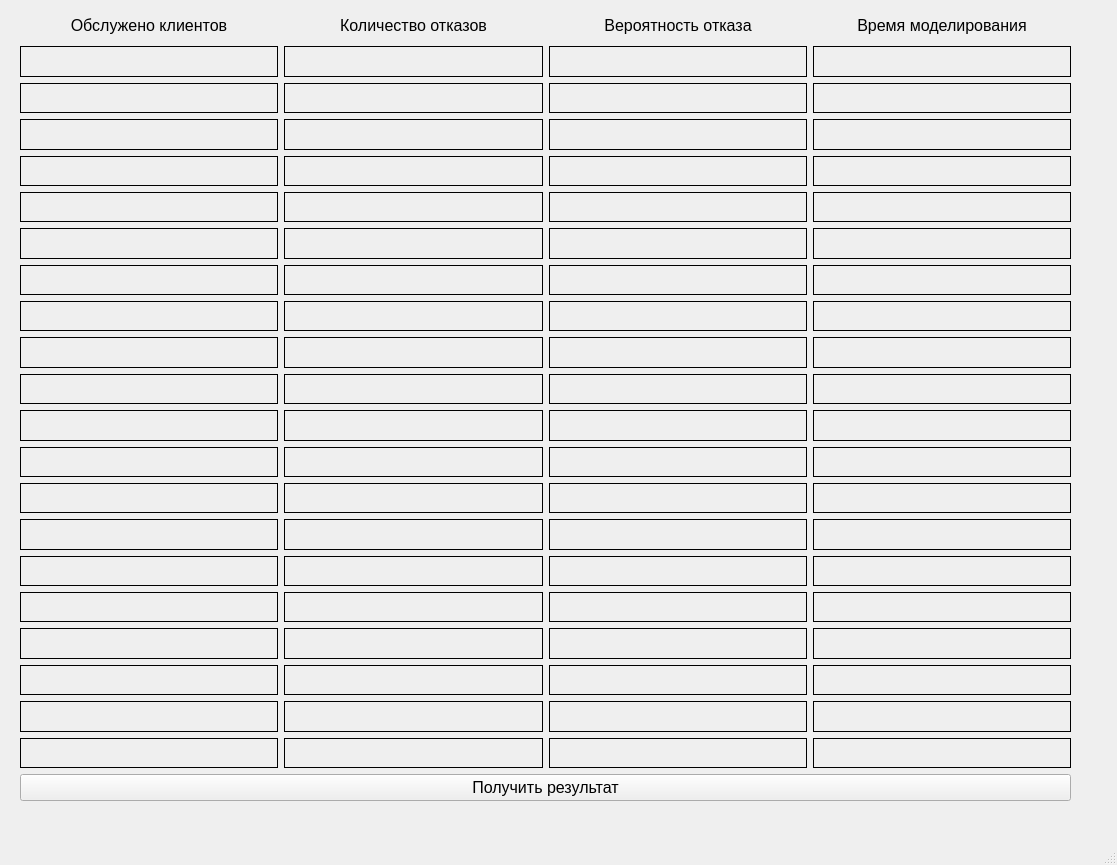
<?xml version="1.0" encoding="UTF-8"?>
<ui version="4.0">
 <class>MainWindow</class>
 <widget class="QMainWindow" name="MainWindow">
  <property name="geometry">
   <rect>
    <x>0</x>
    <y>0</y>
    <width>1117</width>
    <height>865</height>
   </rect>
  </property>
  <property name="windowTitle">
   <string>MainWindow</string>
  </property>
  <widget class="QWidget" name="centralwidget">
   <widget class="QWidget" name="gridLayoutWidget">
    <property name="geometry">
     <rect>
      <x>20</x>
      <y>10</y>
      <width>1051</width>
      <height>791</height>
     </rect>
    </property>
    <layout class="QGridLayout" name="gridLayout">
     <item row="6" column="3">
      <widget class="QLabel" name="field_23">
       <property name="font">
        <font>
         <pointsize>12</pointsize>
        </font>
       </property>
       <property name="styleSheet">
        <string notr="true">border-style: solid; border-width: 1px; border-color: black;</string>
       </property>
       <property name="text">
        <string/>
       </property>
       <property name="alignment">
        <set>Qt::AlignCenter</set>
       </property>
      </widget>
     </item>
     <item row="6" column="2">
      <widget class="QLabel" name="field_22">
       <property name="font">
        <font>
         <pointsize>12</pointsize>
        </font>
       </property>
       <property name="styleSheet">
        <string notr="true">border-style: solid; border-width: 1px; border-color: black;</string>
       </property>
       <property name="text">
        <string/>
       </property>
       <property name="alignment">
        <set>Qt::AlignCenter</set>
       </property>
      </widget>
     </item>
     <item row="18" column="0">
      <widget class="QLabel" name="field_68">
       <property name="font">
        <font>
         <pointsize>12</pointsize>
        </font>
       </property>
       <property name="styleSheet">
        <string notr="true">border-style: solid; border-width: 1px; border-color: black;</string>
       </property>
       <property name="text">
        <string/>
       </property>
       <property name="alignment">
        <set>Qt::AlignCenter</set>
       </property>
      </widget>
     </item>
     <item row="17" column="0">
      <widget class="QLabel" name="field_64">
       <property name="font">
        <font>
         <pointsize>12</pointsize>
        </font>
       </property>
       <property name="styleSheet">
        <string notr="true">border-style: solid; border-width: 1px; border-color: black;</string>
       </property>
       <property name="text">
        <string/>
       </property>
       <property name="alignment">
        <set>Qt::AlignCenter</set>
       </property>
      </widget>
     </item>
     <item row="17" column="1">
      <widget class="QLabel" name="field_65">
       <property name="font">
        <font>
         <pointsize>12</pointsize>
        </font>
       </property>
       <property name="styleSheet">
        <string notr="true">border-style: solid; border-width: 1px; border-color: black;</string>
       </property>
       <property name="text">
        <string/>
       </property>
       <property name="alignment">
        <set>Qt::AlignCenter</set>
       </property>
      </widget>
     </item>
     <item row="2" column="3">
      <widget class="QLabel" name="field_7">
       <property name="font">
        <font>
         <pointsize>12</pointsize>
        </font>
       </property>
       <property name="styleSheet">
        <string notr="true">border-style: solid; border-width: 1px; border-color: black;</string>
       </property>
       <property name="text">
        <string/>
       </property>
       <property name="alignment">
        <set>Qt::AlignCenter</set>
       </property>
      </widget>
     </item>
     <item row="2" column="2">
      <widget class="QLabel" name="field_6">
       <property name="font">
        <font>
         <pointsize>12</pointsize>
        </font>
       </property>
       <property name="styleSheet">
        <string notr="true">border-style: solid; border-width: 1px; border-color: black;</string>
       </property>
       <property name="text">
        <string/>
       </property>
       <property name="alignment">
        <set>Qt::AlignCenter</set>
       </property>
      </widget>
     </item>
     <item row="3" column="2">
      <widget class="QLabel" name="field_10">
       <property name="font">
        <font>
         <pointsize>12</pointsize>
        </font>
       </property>
       <property name="styleSheet">
        <string notr="true">border-style: solid; border-width: 1px; border-color: black;</string>
       </property>
       <property name="text">
        <string/>
       </property>
       <property name="alignment">
        <set>Qt::AlignCenter</set>
       </property>
      </widget>
     </item>
     <item row="3" column="0">
      <widget class="QLabel" name="field_8">
       <property name="font">
        <font>
         <pointsize>12</pointsize>
        </font>
       </property>
       <property name="styleSheet">
        <string notr="true">border-style: solid; border-width: 1px; border-color: black;</string>
       </property>
       <property name="text">
        <string/>
       </property>
       <property name="alignment">
        <set>Qt::AlignCenter</set>
       </property>
      </widget>
     </item>
     <item row="4" column="1">
      <widget class="QLabel" name="field_13">
       <property name="font">
        <font>
         <pointsize>12</pointsize>
        </font>
       </property>
       <property name="styleSheet">
        <string notr="true">border-style: solid; border-width: 1px; border-color: black;</string>
       </property>
       <property name="text">
        <string/>
       </property>
       <property name="alignment">
        <set>Qt::AlignCenter</set>
       </property>
      </widget>
     </item>
     <item row="4" column="0">
      <widget class="QLabel" name="field_12">
       <property name="font">
        <font>
         <pointsize>12</pointsize>
        </font>
       </property>
       <property name="styleSheet">
        <string notr="true">border-style: solid; border-width: 1px; border-color: black;</string>
       </property>
       <property name="text">
        <string/>
       </property>
       <property name="alignment">
        <set>Qt::AlignCenter</set>
       </property>
      </widget>
     </item>
     <item row="3" column="3">
      <widget class="QLabel" name="field_11">
       <property name="font">
        <font>
         <pointsize>12</pointsize>
        </font>
       </property>
       <property name="styleSheet">
        <string notr="true">border-style: solid; border-width: 1px; border-color: black;</string>
       </property>
       <property name="text">
        <string/>
       </property>
       <property name="alignment">
        <set>Qt::AlignCenter</set>
       </property>
      </widget>
     </item>
     <item row="4" column="2">
      <widget class="QLabel" name="field_14">
       <property name="font">
        <font>
         <pointsize>12</pointsize>
        </font>
       </property>
       <property name="styleSheet">
        <string notr="true">border-style: solid; border-width: 1px; border-color: black;</string>
       </property>
       <property name="text">
        <string/>
       </property>
       <property name="alignment">
        <set>Qt::AlignCenter</set>
       </property>
      </widget>
     </item>
     <item row="17" column="3">
      <widget class="QLabel" name="field_67">
       <property name="font">
        <font>
         <pointsize>12</pointsize>
        </font>
       </property>
       <property name="styleSheet">
        <string notr="true">border-style: solid; border-width: 1px; border-color: black;</string>
       </property>
       <property name="text">
        <string/>
       </property>
       <property name="alignment">
        <set>Qt::AlignCenter</set>
       </property>
      </widget>
     </item>
     <item row="1" column="2">
      <widget class="QLabel" name="field_2">
       <property name="font">
        <font>
         <pointsize>12</pointsize>
        </font>
       </property>
       <property name="styleSheet">
        <string notr="true">border-style: solid; border-width: 1px; border-color: black;</string>
       </property>
       <property name="text">
        <string/>
       </property>
       <property name="alignment">
        <set>Qt::AlignCenter</set>
       </property>
      </widget>
     </item>
     <item row="2" column="0">
      <widget class="QLabel" name="field_4">
       <property name="font">
        <font>
         <pointsize>12</pointsize>
        </font>
       </property>
       <property name="styleSheet">
        <string notr="true">border-style: solid; border-width: 1px; border-color: black;</string>
       </property>
       <property name="text">
        <string/>
       </property>
       <property name="alignment">
        <set>Qt::AlignCenter</set>
       </property>
      </widget>
     </item>
     <item row="3" column="1">
      <widget class="QLabel" name="field_9">
       <property name="font">
        <font>
         <pointsize>12</pointsize>
        </font>
       </property>
       <property name="styleSheet">
        <string notr="true">border-style: solid; border-width: 1px; border-color: black;</string>
       </property>
       <property name="text">
        <string/>
       </property>
       <property name="alignment">
        <set>Qt::AlignCenter</set>
       </property>
      </widget>
     </item>
     <item row="17" column="2">
      <widget class="QLabel" name="field_66">
       <property name="font">
        <font>
         <pointsize>12</pointsize>
        </font>
       </property>
       <property name="styleSheet">
        <string notr="true">border-style: solid; border-width: 1px; border-color: black;</string>
       </property>
       <property name="text">
        <string/>
       </property>
       <property name="alignment">
        <set>Qt::AlignCenter</set>
       </property>
      </widget>
     </item>
     <item row="5" column="2">
      <widget class="QLabel" name="field_18">
       <property name="font">
        <font>
         <pointsize>12</pointsize>
        </font>
       </property>
       <property name="styleSheet">
        <string notr="true">border-style: solid; border-width: 1px; border-color: black;</string>
       </property>
       <property name="text">
        <string/>
       </property>
       <property name="alignment">
        <set>Qt::AlignCenter</set>
       </property>
      </widget>
     </item>
     <item row="5" column="1">
      <widget class="QLabel" name="field_17">
       <property name="font">
        <font>
         <pointsize>12</pointsize>
        </font>
       </property>
       <property name="styleSheet">
        <string notr="true">border-style: solid; border-width: 1px; border-color: black;</string>
       </property>
       <property name="text">
        <string/>
       </property>
       <property name="alignment">
        <set>Qt::AlignCenter</set>
       </property>
      </widget>
     </item>
     <item row="1" column="3">
      <widget class="QLabel" name="field_3">
       <property name="font">
        <font>
         <pointsize>12</pointsize>
        </font>
       </property>
       <property name="styleSheet">
        <string notr="true">border-style: solid; border-width: 1px; border-color: black;</string>
       </property>
       <property name="text">
        <string/>
       </property>
       <property name="alignment">
        <set>Qt::AlignCenter</set>
       </property>
      </widget>
     </item>
     <item row="6" column="1">
      <widget class="QLabel" name="field_21">
       <property name="font">
        <font>
         <pointsize>12</pointsize>
        </font>
       </property>
       <property name="styleSheet">
        <string notr="true">border-style: solid; border-width: 1px; border-color: black;</string>
       </property>
       <property name="text">
        <string/>
       </property>
       <property name="alignment">
        <set>Qt::AlignCenter</set>
       </property>
      </widget>
     </item>
     <item row="0" column="0">
      <widget class="QLabel" name="label">
       <property name="font">
        <font>
         <pointsize>12</pointsize>
        </font>
       </property>
       <property name="text">
        <string>Обслужено клиентов</string>
       </property>
       <property name="alignment">
        <set>Qt::AlignCenter</set>
       </property>
      </widget>
     </item>
     <item row="4" column="3">
      <widget class="QLabel" name="field_15">
       <property name="font">
        <font>
         <pointsize>12</pointsize>
        </font>
       </property>
       <property name="styleSheet">
        <string notr="true">border-style: solid; border-width: 1px; border-color: black;</string>
       </property>
       <property name="text">
        <string/>
       </property>
       <property name="alignment">
        <set>Qt::AlignCenter</set>
       </property>
      </widget>
     </item>
     <item row="0" column="1">
      <widget class="QLabel" name="label_2">
       <property name="font">
        <font>
         <pointsize>12</pointsize>
        </font>
       </property>
       <property name="text">
        <string>Количество отказов</string>
       </property>
       <property name="alignment">
        <set>Qt::AlignCenter</set>
       </property>
      </widget>
     </item>
     <item row="0" column="3">
      <widget class="QLabel" name="label_4">
       <property name="font">
        <font>
         <pointsize>12</pointsize>
        </font>
       </property>
       <property name="text">
        <string>Время моделирования</string>
       </property>
       <property name="alignment">
        <set>Qt::AlignCenter</set>
       </property>
      </widget>
     </item>
     <item row="0" column="2">
      <widget class="QLabel" name="label_3">
       <property name="font">
        <font>
         <pointsize>12</pointsize>
        </font>
       </property>
       <property name="text">
        <string>Вероятность отказа</string>
       </property>
       <property name="alignment">
        <set>Qt::AlignCenter</set>
       </property>
      </widget>
     </item>
     <item row="5" column="3">
      <widget class="QLabel" name="field_19">
       <property name="font">
        <font>
         <pointsize>12</pointsize>
        </font>
       </property>
       <property name="styleSheet">
        <string notr="true">border-style: solid; border-width: 1px; border-color: black;</string>
       </property>
       <property name="text">
        <string/>
       </property>
       <property name="alignment">
        <set>Qt::AlignCenter</set>
       </property>
      </widget>
     </item>
     <item row="2" column="1">
      <widget class="QLabel" name="field_5">
       <property name="font">
        <font>
         <pointsize>12</pointsize>
        </font>
       </property>
       <property name="styleSheet">
        <string notr="true">border-style: solid; border-width: 1px; border-color: black;</string>
       </property>
       <property name="text">
        <string/>
       </property>
       <property name="alignment">
        <set>Qt::AlignCenter</set>
       </property>
      </widget>
     </item>
     <item row="1" column="1">
      <widget class="QLabel" name="field_1">
       <property name="font">
        <font>
         <pointsize>12</pointsize>
        </font>
       </property>
       <property name="styleSheet">
        <string notr="true">border-style: solid; border-width: 1px; border-color: black;</string>
       </property>
       <property name="text">
        <string/>
       </property>
       <property name="alignment">
        <set>Qt::AlignCenter</set>
       </property>
      </widget>
     </item>
     <item row="1" column="0">
      <widget class="QLabel" name="field_0">
       <property name="font">
        <font>
         <pointsize>12</pointsize>
        </font>
       </property>
       <property name="styleSheet">
        <string notr="true">border-style: solid; border-width: 1px; border-color: black;</string>
       </property>
       <property name="text">
        <string/>
       </property>
       <property name="alignment">
        <set>Qt::AlignCenter</set>
       </property>
      </widget>
     </item>
     <item row="5" column="0">
      <widget class="QLabel" name="field_16">
       <property name="font">
        <font>
         <pointsize>12</pointsize>
        </font>
       </property>
       <property name="styleSheet">
        <string notr="true">border-style: solid; border-width: 1px; border-color: black;</string>
       </property>
       <property name="text">
        <string/>
       </property>
       <property name="alignment">
        <set>Qt::AlignCenter</set>
       </property>
      </widget>
     </item>
     <item row="6" column="0">
      <widget class="QLabel" name="field_20">
       <property name="font">
        <font>
         <pointsize>12</pointsize>
        </font>
       </property>
       <property name="styleSheet">
        <string notr="true">border-style: solid; border-width: 1px; border-color: black;</string>
       </property>
       <property name="text">
        <string/>
       </property>
       <property name="alignment">
        <set>Qt::AlignCenter</set>
       </property>
      </widget>
     </item>
     <item row="20" column="0">
      <widget class="QLabel" name="field_76">
       <property name="font">
        <font>
         <pointsize>12</pointsize>
        </font>
       </property>
       <property name="styleSheet">
        <string notr="true">border-style: solid; border-width: 1px; border-color: black;</string>
       </property>
       <property name="text">
        <string/>
       </property>
       <property name="alignment">
        <set>Qt::AlignCenter</set>
       </property>
      </widget>
     </item>
     <item row="18" column="2">
      <widget class="QLabel" name="field_70">
       <property name="font">
        <font>
         <pointsize>12</pointsize>
        </font>
       </property>
       <property name="styleSheet">
        <string notr="true">border-style: solid; border-width: 1px; border-color: black;</string>
       </property>
       <property name="text">
        <string/>
       </property>
       <property name="alignment">
        <set>Qt::AlignCenter</set>
       </property>
      </widget>
     </item>
     <item row="18" column="1">
      <widget class="QLabel" name="field_69">
       <property name="font">
        <font>
         <pointsize>12</pointsize>
        </font>
       </property>
       <property name="styleSheet">
        <string notr="true">border-style: solid; border-width: 1px; border-color: black;</string>
       </property>
       <property name="text">
        <string/>
       </property>
       <property name="alignment">
        <set>Qt::AlignCenter</set>
       </property>
      </widget>
     </item>
     <item row="19" column="1">
      <widget class="QLabel" name="field_73">
       <property name="font">
        <font>
         <pointsize>12</pointsize>
        </font>
       </property>
       <property name="styleSheet">
        <string notr="true">border-style: solid; border-width: 1px; border-color: black;</string>
       </property>
       <property name="text">
        <string/>
       </property>
       <property name="alignment">
        <set>Qt::AlignCenter</set>
       </property>
      </widget>
     </item>
     <item row="18" column="3">
      <widget class="QLabel" name="field_71">
       <property name="font">
        <font>
         <pointsize>12</pointsize>
        </font>
       </property>
       <property name="styleSheet">
        <string notr="true">border-style: solid; border-width: 1px; border-color: black;</string>
       </property>
       <property name="text">
        <string/>
       </property>
       <property name="alignment">
        <set>Qt::AlignCenter</set>
       </property>
      </widget>
     </item>
     <item row="19" column="0">
      <widget class="QLabel" name="field_72">
       <property name="font">
        <font>
         <pointsize>12</pointsize>
        </font>
       </property>
       <property name="styleSheet">
        <string notr="true">border-style: solid; border-width: 1px; border-color: black;</string>
       </property>
       <property name="text">
        <string/>
       </property>
       <property name="alignment">
        <set>Qt::AlignCenter</set>
       </property>
      </widget>
     </item>
     <item row="20" column="1">
      <widget class="QLabel" name="field_77">
       <property name="font">
        <font>
         <pointsize>12</pointsize>
        </font>
       </property>
       <property name="styleSheet">
        <string notr="true">border-style: solid; border-width: 1px; border-color: black;</string>
       </property>
       <property name="text">
        <string/>
       </property>
       <property name="alignment">
        <set>Qt::AlignCenter</set>
       </property>
      </widget>
     </item>
     <item row="19" column="2">
      <widget class="QLabel" name="field_74">
       <property name="font">
        <font>
         <pointsize>12</pointsize>
        </font>
       </property>
       <property name="styleSheet">
        <string notr="true">border-style: solid; border-width: 1px; border-color: black;</string>
       </property>
       <property name="text">
        <string/>
       </property>
       <property name="alignment">
        <set>Qt::AlignCenter</set>
       </property>
      </widget>
     </item>
     <item row="19" column="3">
      <widget class="QLabel" name="field_75">
       <property name="font">
        <font>
         <pointsize>12</pointsize>
        </font>
       </property>
       <property name="styleSheet">
        <string notr="true">border-style: solid; border-width: 1px; border-color: black;</string>
       </property>
       <property name="text">
        <string/>
       </property>
       <property name="alignment">
        <set>Qt::AlignCenter</set>
       </property>
      </widget>
     </item>
     <item row="20" column="2">
      <widget class="QLabel" name="field_78">
       <property name="font">
        <font>
         <pointsize>12</pointsize>
        </font>
       </property>
       <property name="styleSheet">
        <string notr="true">border-style: solid; border-width: 1px; border-color: black;</string>
       </property>
       <property name="text">
        <string/>
       </property>
       <property name="alignment">
        <set>Qt::AlignCenter</set>
       </property>
      </widget>
     </item>
     <item row="20" column="3">
      <widget class="QLabel" name="field_79">
       <property name="font">
        <font>
         <pointsize>12</pointsize>
        </font>
       </property>
       <property name="styleSheet">
        <string notr="true">border-style: solid; border-width: 1px; border-color: black;</string>
       </property>
       <property name="text">
        <string/>
       </property>
       <property name="alignment">
        <set>Qt::AlignCenter</set>
       </property>
      </widget>
     </item>
     <item row="13" column="3">
      <widget class="QLabel" name="field_51">
       <property name="font">
        <font>
         <pointsize>12</pointsize>
        </font>
       </property>
       <property name="styleSheet">
        <string notr="true">border-style: solid; border-width: 1px; border-color: black;</string>
       </property>
       <property name="text">
        <string/>
       </property>
       <property name="alignment">
        <set>Qt::AlignCenter</set>
       </property>
      </widget>
     </item>
     <item row="13" column="2">
      <widget class="QLabel" name="field_50">
       <property name="font">
        <font>
         <pointsize>12</pointsize>
        </font>
       </property>
       <property name="styleSheet">
        <string notr="true">border-style: solid; border-width: 1px; border-color: black;</string>
       </property>
       <property name="text">
        <string/>
       </property>
       <property name="alignment">
        <set>Qt::AlignCenter</set>
       </property>
      </widget>
     </item>
     <item row="14" column="0">
      <widget class="QLabel" name="field_52">
       <property name="font">
        <font>
         <pointsize>12</pointsize>
        </font>
       </property>
       <property name="styleSheet">
        <string notr="true">border-style: solid; border-width: 1px; border-color: black;</string>
       </property>
       <property name="text">
        <string/>
       </property>
       <property name="alignment">
        <set>Qt::AlignCenter</set>
       </property>
      </widget>
     </item>
     <item row="14" column="2">
      <widget class="QLabel" name="field_54">
       <property name="font">
        <font>
         <pointsize>12</pointsize>
        </font>
       </property>
       <property name="styleSheet">
        <string notr="true">border-style: solid; border-width: 1px; border-color: black;</string>
       </property>
       <property name="text">
        <string/>
       </property>
       <property name="alignment">
        <set>Qt::AlignCenter</set>
       </property>
      </widget>
     </item>
     <item row="14" column="3">
      <widget class="QLabel" name="field_55">
       <property name="font">
        <font>
         <pointsize>12</pointsize>
        </font>
       </property>
       <property name="styleSheet">
        <string notr="true">border-style: solid; border-width: 1px; border-color: black;</string>
       </property>
       <property name="text">
        <string/>
       </property>
       <property name="alignment">
        <set>Qt::AlignCenter</set>
       </property>
      </widget>
     </item>
     <item row="14" column="1">
      <widget class="QLabel" name="field_53">
       <property name="font">
        <font>
         <pointsize>12</pointsize>
        </font>
       </property>
       <property name="styleSheet">
        <string notr="true">border-style: solid; border-width: 1px; border-color: black;</string>
       </property>
       <property name="text">
        <string/>
       </property>
       <property name="alignment">
        <set>Qt::AlignCenter</set>
       </property>
      </widget>
     </item>
     <item row="16" column="3">
      <widget class="QLabel" name="field_63">
       <property name="font">
        <font>
         <pointsize>12</pointsize>
        </font>
       </property>
       <property name="styleSheet">
        <string notr="true">border-style: solid; border-width: 1px; border-color: black;</string>
       </property>
       <property name="text">
        <string/>
       </property>
       <property name="alignment">
        <set>Qt::AlignCenter</set>
       </property>
      </widget>
     </item>
     <item row="16" column="0">
      <widget class="QLabel" name="field_60">
       <property name="font">
        <font>
         <pointsize>12</pointsize>
        </font>
       </property>
       <property name="styleSheet">
        <string notr="true">border-style: solid; border-width: 1px; border-color: black;</string>
       </property>
       <property name="text">
        <string/>
       </property>
       <property name="alignment">
        <set>Qt::AlignCenter</set>
       </property>
      </widget>
     </item>
     <item row="15" column="3">
      <widget class="QLabel" name="field_59">
       <property name="font">
        <font>
         <pointsize>12</pointsize>
        </font>
       </property>
       <property name="styleSheet">
        <string notr="true">border-style: solid; border-width: 1px; border-color: black;</string>
       </property>
       <property name="text">
        <string/>
       </property>
       <property name="alignment">
        <set>Qt::AlignCenter</set>
       </property>
      </widget>
     </item>
     <item row="15" column="2">
      <widget class="QLabel" name="field_58">
       <property name="font">
        <font>
         <pointsize>12</pointsize>
        </font>
       </property>
       <property name="styleSheet">
        <string notr="true">border-style: solid; border-width: 1px; border-color: black;</string>
       </property>
       <property name="text">
        <string/>
       </property>
       <property name="alignment">
        <set>Qt::AlignCenter</set>
       </property>
      </widget>
     </item>
     <item row="16" column="1">
      <widget class="QLabel" name="field_61">
       <property name="font">
        <font>
         <pointsize>12</pointsize>
        </font>
       </property>
       <property name="styleSheet">
        <string notr="true">border-style: solid; border-width: 1px; border-color: black;</string>
       </property>
       <property name="text">
        <string/>
       </property>
       <property name="alignment">
        <set>Qt::AlignCenter</set>
       </property>
      </widget>
     </item>
     <item row="7" column="0">
      <widget class="QLabel" name="field_24">
       <property name="font">
        <font>
         <pointsize>12</pointsize>
        </font>
       </property>
       <property name="styleSheet">
        <string notr="true">border-style: solid; border-width: 1px; border-color: black;</string>
       </property>
       <property name="text">
        <string/>
       </property>
       <property name="alignment">
        <set>Qt::AlignCenter</set>
       </property>
      </widget>
     </item>
     <item row="7" column="1">
      <widget class="QLabel" name="field_25">
       <property name="font">
        <font>
         <pointsize>12</pointsize>
        </font>
       </property>
       <property name="styleSheet">
        <string notr="true">border-style: solid; border-width: 1px; border-color: black;</string>
       </property>
       <property name="text">
        <string/>
       </property>
       <property name="alignment">
        <set>Qt::AlignCenter</set>
       </property>
      </widget>
     </item>
     <item row="8" column="0">
      <widget class="QLabel" name="field_28">
       <property name="font">
        <font>
         <pointsize>12</pointsize>
        </font>
       </property>
       <property name="styleSheet">
        <string notr="true">border-style: solid; border-width: 1px; border-color: black;</string>
       </property>
       <property name="text">
        <string/>
       </property>
       <property name="alignment">
        <set>Qt::AlignCenter</set>
       </property>
      </widget>
     </item>
     <item row="7" column="3">
      <widget class="QLabel" name="field_27">
       <property name="font">
        <font>
         <pointsize>12</pointsize>
        </font>
       </property>
       <property name="styleSheet">
        <string notr="true">border-style: solid; border-width: 1px; border-color: black;</string>
       </property>
       <property name="text">
        <string/>
       </property>
       <property name="alignment">
        <set>Qt::AlignCenter</set>
       </property>
      </widget>
     </item>
     <item row="7" column="2">
      <widget class="QLabel" name="field_26">
       <property name="font">
        <font>
         <pointsize>12</pointsize>
        </font>
       </property>
       <property name="styleSheet">
        <string notr="true">border-style: solid; border-width: 1px; border-color: black;</string>
       </property>
       <property name="text">
        <string/>
       </property>
       <property name="alignment">
        <set>Qt::AlignCenter</set>
       </property>
      </widget>
     </item>
     <item row="8" column="2">
      <widget class="QLabel" name="field_30">
       <property name="font">
        <font>
         <pointsize>12</pointsize>
        </font>
       </property>
       <property name="styleSheet">
        <string notr="true">border-style: solid; border-width: 1px; border-color: black;</string>
       </property>
       <property name="text">
        <string/>
       </property>
       <property name="alignment">
        <set>Qt::AlignCenter</set>
       </property>
      </widget>
     </item>
     <item row="8" column="1">
      <widget class="QLabel" name="field_29">
       <property name="font">
        <font>
         <pointsize>12</pointsize>
        </font>
       </property>
       <property name="styleSheet">
        <string notr="true">border-style: solid; border-width: 1px; border-color: black;</string>
       </property>
       <property name="text">
        <string/>
       </property>
       <property name="alignment">
        <set>Qt::AlignCenter</set>
       </property>
      </widget>
     </item>
     <item row="8" column="3">
      <widget class="QLabel" name="field_31">
       <property name="font">
        <font>
         <pointsize>12</pointsize>
        </font>
       </property>
       <property name="styleSheet">
        <string notr="true">border-style: solid; border-width: 1px; border-color: black;</string>
       </property>
       <property name="text">
        <string/>
       </property>
       <property name="alignment">
        <set>Qt::AlignCenter</set>
       </property>
      </widget>
     </item>
     <item row="9" column="1">
      <widget class="QLabel" name="field_33">
       <property name="font">
        <font>
         <pointsize>12</pointsize>
        </font>
       </property>
       <property name="styleSheet">
        <string notr="true">border-style: solid; border-width: 1px; border-color: black;</string>
       </property>
       <property name="text">
        <string/>
       </property>
       <property name="alignment">
        <set>Qt::AlignCenter</set>
       </property>
      </widget>
     </item>
     <item row="9" column="2">
      <widget class="QLabel" name="field_34">
       <property name="font">
        <font>
         <pointsize>12</pointsize>
        </font>
       </property>
       <property name="styleSheet">
        <string notr="true">border-style: solid; border-width: 1px; border-color: black;</string>
       </property>
       <property name="text">
        <string/>
       </property>
       <property name="alignment">
        <set>Qt::AlignCenter</set>
       </property>
      </widget>
     </item>
     <item row="9" column="3">
      <widget class="QLabel" name="field_35">
       <property name="font">
        <font>
         <pointsize>12</pointsize>
        </font>
       </property>
       <property name="styleSheet">
        <string notr="true">border-style: solid; border-width: 1px; border-color: black;</string>
       </property>
       <property name="text">
        <string/>
       </property>
       <property name="alignment">
        <set>Qt::AlignCenter</set>
       </property>
      </widget>
     </item>
     <item row="9" column="0">
      <widget class="QLabel" name="field_32">
       <property name="font">
        <font>
         <pointsize>12</pointsize>
        </font>
       </property>
       <property name="styleSheet">
        <string notr="true">border-style: solid; border-width: 1px; border-color: black;</string>
       </property>
       <property name="text">
        <string/>
       </property>
       <property name="alignment">
        <set>Qt::AlignCenter</set>
       </property>
      </widget>
     </item>
     <item row="10" column="2">
      <widget class="QLabel" name="field_38">
       <property name="font">
        <font>
         <pointsize>12</pointsize>
        </font>
       </property>
       <property name="styleSheet">
        <string notr="true">border-style: solid; border-width: 1px; border-color: black;</string>
       </property>
       <property name="text">
        <string/>
       </property>
       <property name="alignment">
        <set>Qt::AlignCenter</set>
       </property>
      </widget>
     </item>
     <item row="10" column="1">
      <widget class="QLabel" name="field_37">
       <property name="font">
        <font>
         <pointsize>12</pointsize>
        </font>
       </property>
       <property name="styleSheet">
        <string notr="true">border-style: solid; border-width: 1px; border-color: black;</string>
       </property>
       <property name="text">
        <string/>
       </property>
       <property name="alignment">
        <set>Qt::AlignCenter</set>
       </property>
      </widget>
     </item>
     <item row="15" column="0">
      <widget class="QLabel" name="field_56">
       <property name="font">
        <font>
         <pointsize>12</pointsize>
        </font>
       </property>
       <property name="styleSheet">
        <string notr="true">border-style: solid; border-width: 1px; border-color: black;</string>
       </property>
       <property name="text">
        <string/>
       </property>
       <property name="alignment">
        <set>Qt::AlignCenter</set>
       </property>
      </widget>
     </item>
     <item row="10" column="0">
      <widget class="QLabel" name="field_36">
       <property name="font">
        <font>
         <pointsize>12</pointsize>
        </font>
       </property>
       <property name="styleSheet">
        <string notr="true">border-style: solid; border-width: 1px; border-color: black;</string>
       </property>
       <property name="text">
        <string/>
       </property>
       <property name="alignment">
        <set>Qt::AlignCenter</set>
       </property>
      </widget>
     </item>
     <item row="11" column="1">
      <widget class="QLabel" name="field_41">
       <property name="font">
        <font>
         <pointsize>12</pointsize>
        </font>
       </property>
       <property name="styleSheet">
        <string notr="true">border-style: solid; border-width: 1px; border-color: black;</string>
       </property>
       <property name="text">
        <string/>
       </property>
       <property name="alignment">
        <set>Qt::AlignCenter</set>
       </property>
      </widget>
     </item>
     <item row="11" column="0">
      <widget class="QLabel" name="field_40">
       <property name="font">
        <font>
         <pointsize>12</pointsize>
        </font>
       </property>
       <property name="styleSheet">
        <string notr="true">border-style: solid; border-width: 1px; border-color: black;</string>
       </property>
       <property name="text">
        <string/>
       </property>
       <property name="alignment">
        <set>Qt::AlignCenter</set>
       </property>
      </widget>
     </item>
     <item row="10" column="3">
      <widget class="QLabel" name="field_39">
       <property name="font">
        <font>
         <pointsize>12</pointsize>
        </font>
       </property>
       <property name="styleSheet">
        <string notr="true">border-style: solid; border-width: 1px; border-color: black;</string>
       </property>
       <property name="text">
        <string/>
       </property>
       <property name="alignment">
        <set>Qt::AlignCenter</set>
       </property>
      </widget>
     </item>
     <item row="11" column="3">
      <widget class="QLabel" name="field_43">
       <property name="font">
        <font>
         <pointsize>12</pointsize>
        </font>
       </property>
       <property name="styleSheet">
        <string notr="true">border-style: solid; border-width: 1px; border-color: black;</string>
       </property>
       <property name="text">
        <string/>
       </property>
       <property name="alignment">
        <set>Qt::AlignCenter</set>
       </property>
      </widget>
     </item>
     <item row="11" column="2">
      <widget class="QLabel" name="field_42">
       <property name="font">
        <font>
         <pointsize>12</pointsize>
        </font>
       </property>
       <property name="styleSheet">
        <string notr="true">border-style: solid; border-width: 1px; border-color: black;</string>
       </property>
       <property name="text">
        <string/>
       </property>
       <property name="alignment">
        <set>Qt::AlignCenter</set>
       </property>
      </widget>
     </item>
     <item row="12" column="0">
      <widget class="QLabel" name="field_44">
       <property name="font">
        <font>
         <pointsize>12</pointsize>
        </font>
       </property>
       <property name="styleSheet">
        <string notr="true">border-style: solid; border-width: 1px; border-color: black;</string>
       </property>
       <property name="text">
        <string/>
       </property>
       <property name="alignment">
        <set>Qt::AlignCenter</set>
       </property>
      </widget>
     </item>
     <item row="12" column="3">
      <widget class="QLabel" name="field_47">
       <property name="font">
        <font>
         <pointsize>12</pointsize>
        </font>
       </property>
       <property name="styleSheet">
        <string notr="true">border-style: solid; border-width: 1px; border-color: black;</string>
       </property>
       <property name="text">
        <string/>
       </property>
       <property name="alignment">
        <set>Qt::AlignCenter</set>
       </property>
      </widget>
     </item>
     <item row="15" column="1">
      <widget class="QLabel" name="field_57">
       <property name="font">
        <font>
         <pointsize>12</pointsize>
        </font>
       </property>
       <property name="styleSheet">
        <string notr="true">border-style: solid; border-width: 1px; border-color: black;</string>
       </property>
       <property name="text">
        <string/>
       </property>
       <property name="alignment">
        <set>Qt::AlignCenter</set>
       </property>
      </widget>
     </item>
     <item row="12" column="2">
      <widget class="QLabel" name="field_46">
       <property name="font">
        <font>
         <pointsize>12</pointsize>
        </font>
       </property>
       <property name="styleSheet">
        <string notr="true">border-style: solid; border-width: 1px; border-color: black;</string>
       </property>
       <property name="text">
        <string/>
       </property>
       <property name="alignment">
        <set>Qt::AlignCenter</set>
       </property>
      </widget>
     </item>
     <item row="12" column="1">
      <widget class="QLabel" name="field_45">
       <property name="font">
        <font>
         <pointsize>12</pointsize>
        </font>
       </property>
       <property name="styleSheet">
        <string notr="true">border-style: solid; border-width: 1px; border-color: black;</string>
       </property>
       <property name="text">
        <string/>
       </property>
       <property name="alignment">
        <set>Qt::AlignCenter</set>
       </property>
      </widget>
     </item>
     <item row="13" column="1">
      <widget class="QLabel" name="field_49">
       <property name="font">
        <font>
         <pointsize>12</pointsize>
        </font>
       </property>
       <property name="styleSheet">
        <string notr="true">border-style: solid; border-width: 1px; border-color: black;</string>
       </property>
       <property name="text">
        <string/>
       </property>
       <property name="alignment">
        <set>Qt::AlignCenter</set>
       </property>
      </widget>
     </item>
     <item row="16" column="2">
      <widget class="QLabel" name="field_62">
       <property name="font">
        <font>
         <pointsize>12</pointsize>
        </font>
       </property>
       <property name="styleSheet">
        <string notr="true">border-style: solid; border-width: 1px; border-color: black;</string>
       </property>
       <property name="text">
        <string/>
       </property>
       <property name="alignment">
        <set>Qt::AlignCenter</set>
       </property>
      </widget>
     </item>
     <item row="13" column="0">
      <widget class="QLabel" name="field_48">
       <property name="font">
        <font>
         <pointsize>12</pointsize>
        </font>
       </property>
       <property name="styleSheet">
        <string notr="true">border-style: solid; border-width: 1px; border-color: black;</string>
       </property>
       <property name="text">
        <string/>
       </property>
       <property name="alignment">
        <set>Qt::AlignCenter</set>
       </property>
      </widget>
     </item>
     <item row="21" column="0" colspan="4">
      <widget class="QPushButton" name="pushButton">
       <property name="font">
        <font>
         <pointsize>12</pointsize>
        </font>
       </property>
       <property name="text">
        <string>Получить результат</string>
       </property>
      </widget>
     </item>
    </layout>
   </widget>
  </widget>
  <widget class="QMenuBar" name="menubar">
   <property name="geometry">
    <rect>
     <x>0</x>
     <y>0</y>
     <width>1117</width>
     <height>26</height>
    </rect>
   </property>
  </widget>
  <widget class="QStatusBar" name="statusbar"/>
 </widget>
 <resources/>
 <connections/>
</ui>
